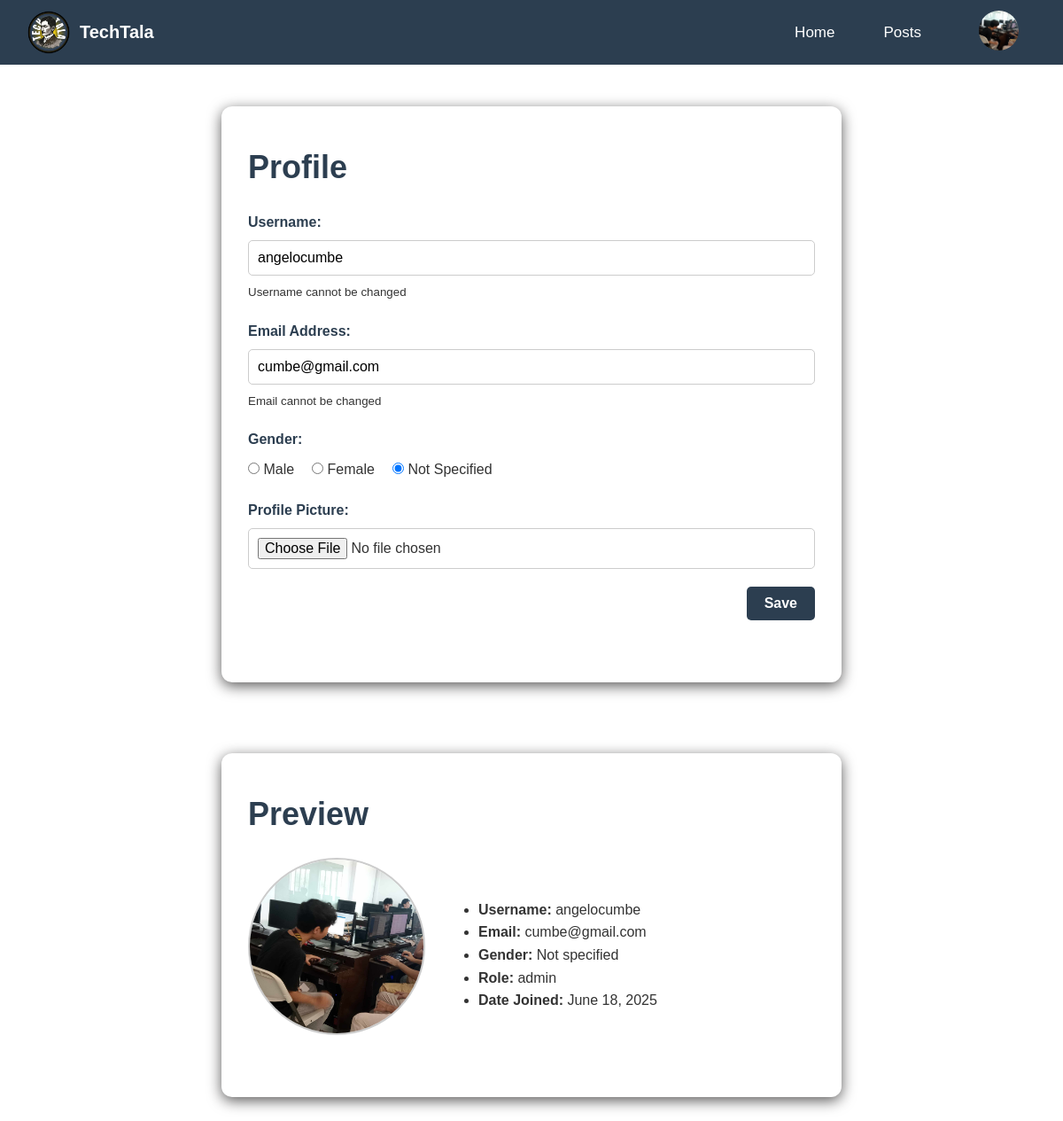
Screenshot of /Reader/profile.php (signed in) with the database file from the repository.
### tables this page shows
CREATE TABLE `users` (
  `id` int(11) NOT NULL,
  `username` varchar(30) NOT NULL,
  `pass` varchar(255) NOT NULL,
  `email` varchar(100) NOT NULL,
  `created_at` datetime NOT NULL DEFAULT curtime(),
  `role` varchar(50) DEFAULT NULL,
  `gender` enum('male','female','not-specified') DEFAULT NULL,
  `bio` text DEFAULT NULL,
  `profile_picture` varchar(255) DEFAULT NULL,
  `deleted` tinyint(1) DEFAULT 0,
  `status` enum('active','inactive') NOT NULL DEFAULT 'active'
);

### db.php (called while the page is built, shortened)
<?php
require('db.connect.php');
function executeQuery($sql, $data){
    global $conn;
    $stmt = $conn->prepare($sql);
    if (count($data) > 0) {
        $values = array_values($data);
        $types = str_repeat('s', count($values));
        $stmt->bind_param($types, ...$values);
    }
    $stmt->execute();
    return $stmt;
}
function selectOne($table, $conditions = []){
    $sql = "SELECT * FROM $table";
    $i = 0;
    foreach ($conditions as $key => $value){
        if ($i === 0){
            $sql = $sql . " WHERE $key = ?";
        } else {
            $sql = $sql . " AND $key = ?";
        }
        $i++;
    }
    $sql = $sql . " LIMIT 1";
    $stmt = executeQuery($sql, $conditions);
    $records = $stmt->get_result()->fetch_all(MYSQLI_ASSOC);
    return !empty($records) ? $records[0] : [];
}
?>

### Reader/profile.php (the view, shortened to what this page needs)
<?php
include '../db.connect.php';
include '../db.php';
$user_id = $_SESSION['user_id'];
$user = selectOne('users', ['id' => $user_id]);
$date_joined = isset($user['created_at']) ? date('F j, Y', strtotime($user['created_at'])) : 'Unknown';
?>
<!DOCTYPE html>
<html lang="en">
<head>
    <link rel="stylesheet" href="profile.css">
</head>
<body>
    <?php include ("header.php")?>
    <main class="main-content">
        <section>
            <h1>Profile</h1>
            <form class="edit-profile-form" method="POST" enctype="multipart/form-data">
                <div class="form-group">
                    <label for="username">Username:</label>
                    <input type="text" id="username" name="username" class="form-input"
                           value="<?php echo is_array($user) && isset($user['username']) ? htmlspecialchars($user['username']) : ''; ?>" readonly>
                           <small>Username cannot be changed</small>
                </div>
                <div class="form-group">
                    <label for="email">Email Address:</label>
                    <input type="email" id="email" name="email" class="form-input"
                           value="<?php echo is_array($user) && isset($user['email']) ? htmlspecialchars($user['email']) : ''; ?>" readonly>
                    <small>Email cannot be changed</small>
                </div>
                <div class="form-group">
                    <label>Gender:</label>
                    <div class="gender-options">
                        <?php if (is_array($user) && array_key_exists('gender', $user)): ?>
                            <label><input type="radio" name="gender" value="male" <?php echo ($user['gender'] == 'male') ? 'checked' : ''; ?>> Male</label>
                            <label><input type="radio" name="gender" value="female" <?php echo ($user['gender'] == 'female') ? 'checked' : ''; ?>> Female</label>
                            <label><input type="radio" name="gender" value="not-specified" <?php echo ($user['gender'] == 'not-specified' || empty($user['gender'])) ? 'checked' : ''; ?>> Not Specified</label>
                        <?php endif; ?>
                    </div>
                </div>
                <div class="form-group">
                    <label for="profile-picture">Profile Picture:</label>
                    <input type="file" id="profile-picture" name="profile-picture" class="form-input" accept="image/*"
                           <?php echo !is_array($user) || !array_key_exists('profile_picture', $user) ? 'disabled' : ''; ?>>
                </div>
                <div class="form-actions">
                    <button type="submit" class="save-button">Save</button>
                </div>
            </form>
        </section>
        <section>
            <h1>Preview</h1>
            <div class="profile-details">
                <img src="<?php echo htmlspecialchars($profile_pic_path); ?>" alt="Profile Picture" class="profile-details-picture">
                <ul class="details-list">
                    <li><strong>Username:</strong> <?php echo is_array($user) && isset($user['username']) ? htmlspecialchars($user['username']) : 'Unknown'; ?></li>
                    <li><strong>Email:</strong> <?php echo is_array($user) && isset($user['email']) ? htmlspecialchars($user['email']) : 'Unknown'; ?></li>
                    <li><strong>Gender:</strong> <?php echo is_array($user) && isset($user['gender']) ? htmlspecialchars($user['gender']) : 'Not specified'; ?></li>
                    <li><strong>Role:</strong> <?php echo is_array($user) && isset($user['role']) ? htmlspecialchars($user['role']) : 'User'; ?></li>
                    <li><strong>Date Joined:</strong> <?php echo htmlspecialchars($date_joined); ?></li>
                </ul>
            </div>
        </section>
    </main>
</body>
</html>

### Reader/header.php (shortened to what this page needs)
<?php
require_once '../db.connect.php';
require_once '../db.php';
$profile_pic_path = 'image/profile.png';
if (isset($_SESSION['user_id'])) {
    $user = selectOne('users', ['id' => $_SESSION['user_id']]);
    if ($user && !empty($user['profile_picture'])) {
        $profile_pic_path = '../profiles/' . $user['profile_picture'];
    }
}
?>
<!DOCTYPE html>
<html lang="en">
<head>
    <link rel="stylesheet" href="header.css">
</head>
<body>
    <nav>
        <img src="image/logo.png" class="logo">
        <h3>TechTala</h3>
        <ul>
            <li><a href="homepage.php">Home</a></li>
            <li><a href="posts.php">Posts</a></li>
            <li><div class="drop">
            <div class="menu">
                <img class="profile" src="<?php echo htmlspecialchars($profile_pic_path); ?>" alt="Profile Picture"?>
            </div>
            </div></div></li>
        </ul>
    </nav>
</body>
</html>

### Reader/profile.css (style rules this page uses)
* { margin: 0; padding: 0; box-sizing: border-box; font-family: 'Poppins', sans-serif; }
nav { background-color: #2C3E50; }
.main-content { padding: 40px 60px; box-sizing: border-box; display: flex; flex-direction: column; align-items: center; justify-content: flex-start; margin-top: 40px; }
.main-content section { background: #fff; border-radius: 12px; box-shadow: 0 4px 16px #5a5959; padding: 30px; margin-bottom: 40px; margin-top: 40px; width: 100%; max-width: 700px; font-family: Arial, sans-serif; color: #333; line-height: 1.6; }
.main-content section h1 { margin-top: 10px; font-size: 36px; font-weight: bold; margin-bottom: 20px; color: #2C3E50; }
.edit-profile-form { display: flex; flex-direction: column; gap: 20px; width: 100%; max-width: 700px; margin-bottom: 40px; }
.form-group { display: flex; flex-direction: column; gap: 8px; }
label { font-size: 16px; font-weight: bold; color: #2C3E50; }
.form-input, textarea { padding: 10px; font-size: 16px; border: 1px solid #ccc; border-radius: 5px; width: 100%; }
.gender-options { display: flex; gap: 20px; align-items: center; }
.gender-options label { font-weight: normal; color: #333; }
.form-actions { display: flex; justify-content: flex-end; }
.save-button { padding: 10px 20px; font-size: 16px; font-weight: bold; color: #fff; background-color: #2C3E50; border: none; border-radius: 5px; cursor: pointer; transition: 0.3s ease; }
.profile-details { display: flex; align-items: center; gap: 30px; margin-bottom: 20px; width: 100%; max-width: 700px; }
.profile-details img { width: 200px; height: 200px; border-radius: 50%; object-fit: cover; border: 2px solid #ccc; margin-bottom: 20px; margin-right: 30px; }

### Reader/header.css (style rules this page uses)
* { margin: 0; padding: 0; box-sizing: border-box; font-family: 'Poppins', sans-serif; }
nav { width: 100%; position: fixed; top: 0; left: 0; padding: 2px 10px; display: flex; align-items: center; z-index: 1000; }
nav .logo { width: 70px; margin-left: 10px; }
h3 { color: #fff; font-size: 20px; text-decoration: none; display: inline-block; position: fixed; margin-left: 80px; }
nav ul { margin-left: auto; display: flex; align-items: center; gap: 35px; }
nav ul li { list-style: none; display: inline-block; }
nav ul li a { text-decoration: none; color: #fff; font-size: 17px; transition: 0.3s; position: relative; padding: 0 10px; }
nav ul li a::after { content: ""; position: absolute; left: 0; bottom: -10px; width: 0%; height: 2px; background: white; margin-left: 50px; transition: 0.4s; }
.drop { position: relative; display: inline-block; padding: 10px; border-radius: 10px; cursor: pointer; }
.profile { width: 45px; height: 45px; margin-left: 10px; margin-right: 30px; border-radius: 50%; object-fit: cover; }

### rows the page displays
users: profile_picture (picture), username "angelocumbe", email "cumbe@gmail.com", gender "☐ Male", gender "☐ Female", gender "☑ Not Specified", role "admin", created_at "June 18, 2025"
